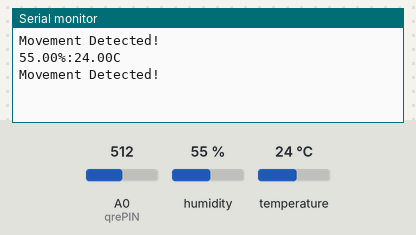
This sketch was run on a simulated ESP8266 (NodeMCU). On the bench: the last lines printed to the serial monitor. Inputs (shaded band) come from the test bench; at power-on: humidity 55 %, temperature 24 °C, A0 (qrePIN) = 512.

Above: at 2.0 s.
2.1 s: humidity set to 22 %
At 3.4 s:
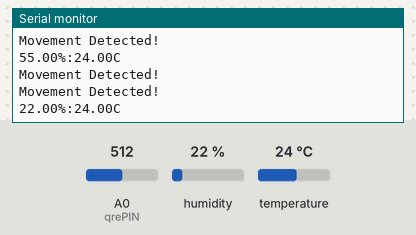
3.8 s: temperature set to 12 °C
At 4.8 s:
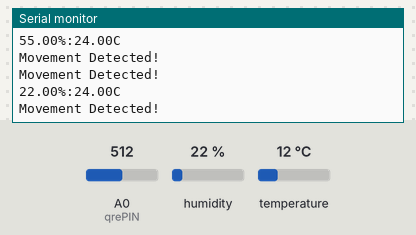
5.5 s: humidity set to 40 %
At 7.1 s:
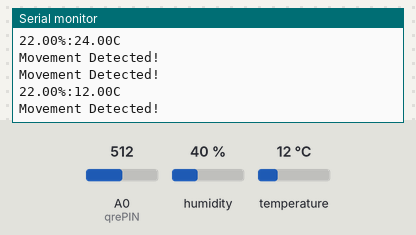
Timing chart, 0 to 8.6 s (numbered marks = the images above; inputs shaded):
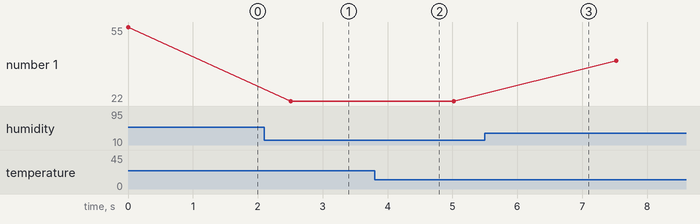

Measured:
- after the input at 2.1 s, the serial monitor: prints a new line after 0.41 s (image 1)
- plotted number 1: 55 → 22 after the input at 2.1 s, 22 → 40 after the input at 5.5 s

The sketch:

ESP8266_code.ino
```cpp
#include "DHT.h"
#include <EEPROM.h>
#include <SPI.h>

#define dhtPIN D1
#define qrePIN A0

DHT dht;
int sensorValue = 0;
float auxTemp = 0.0;
float auxHumid = 0.0;

void setup()
{
  Serial.begin(921600);

  dht.setup(dhtPIN);
}

void loop()
{
  readQRE();
  readDHT();
  delay(1250);
}

void readDHT()
{
  float humidity = dht.getHumidity();
  float temperature = dht.getTemperature();

  if(auxTemp != temperature || auxHumid != humidity)
  {
      auxTemp = temperature;
      auxHumid = humidity;
      sendToConsole(humidity, temperature);
    }
  }

void sendToConsole(float humidity, float temperature)
{
  //Serial.print(dht.getStatusString());
  //Serial.print("\t");
  Serial.print(humidity);
  Serial.print("%");
  Serial.print(":");
  Serial.print(temperature);
  Serial.print("C");
  Serial.println();
  }

void readQRE()
{
  sensorValue = analogRead(qrePIN);
  //Serial.println(sensorValue);
  if(sensorValue < 1024)
  {
    Serial.println("Movement Detected!");
    }
  }
```
